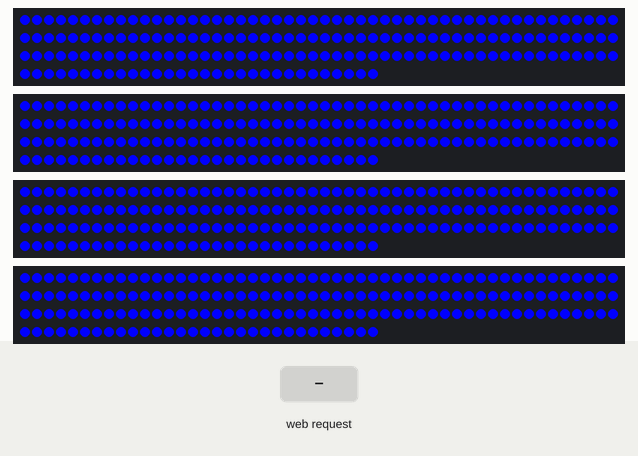
Recording of a sketch running on a simulated ESP32. On the bench: 4 × 180 RGB LEDs in strip order, left to right, continuing on the next row. The test bench sets the inputs (shaded band). WiFi joins after 1.5 s; servers stay silent unless stated; what the sketch prints to the serial monitor is not drawn.

Above: at 4.7 s.
6.9 s: HTTP request GET /T received
8.4 s: HTTP request GET /ON received
9.9 s: HTTP request GET /OFF received
Timing chart, 0 to 12.9 s (numbered marks = the images above; inputs shaded):
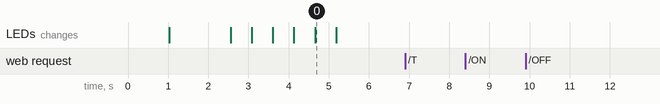

Measured:
- after the input at 6.9 s, every drawn part: stays the same
- after the input at 8.4 s, every drawn part: stays the same
- after the input at 9.9 s, every drawn part: stays the same
- what the display in image 0 shows lasts 0.5 s, from 4.7 s to 5.2 s

The sketch:

esp32_working_architecture.ino
```cpp
/*
 * ESP32 LED Floor Controller - WORKING ARCHITECTURE
 * TCP Server mode with WS2812B LED strips
 * Compatible with the working Python code
 */

#include <WiFi.h>
#include <ESPmDNS.h>
#include <Adafruit_NeoPixel.h>

// ==================== WiFi Configuration ====================
const char* ssid = "TP-LINK_5C4A";
const char* password = "86124560";          // Replace with your password

// ==================== TCP Server ====================
WiFiServer server(8080);
WiFiClient client;

// ==================== LED Configuration ====================
// GPIO pins for 4 LED strips (one per tile)
const int LED_PINS[4] = {12, 13, 14, 27};    // Adjust based on your wiring

// Number of LEDs per strip
const int LEDS_PER_STRIP = 180;              // Adjust if different

// LED strips
Adafruit_NeoPixel* strips[4];

// Current colors for each strip
struct StripState {
  uint8_t r;
  uint8_t g;
  uint8_t b;
  bool on;
};
StripState stripStates[4];

// ==================== Setup ====================
void setup() {
  Serial.begin(115200);
  delay(1000);

  Serial.println("\n================================");
  Serial.println("ESP32 LED Floor Controller");
  Serial.println("WS2812B + TCP Server Mode");
  Serial.println("================================\n");

  // Initialize LED strips
  for (int i = 0; i < 4; i++) {
    strips[i] = new Adafruit_NeoPixel(LEDS_PER_STRIP, LED_PINS[i], NEO_GRB + NEO_KHZ800);
    strips[i]->begin();
    strips[i]->show();  // Initialize all pixels to 'off'

    stripStates[i].r = 0;
    stripStates[i].g = 0;
    stripStates[i].b = 0;
    stripStates[i].on = false;
  }

  Serial.println("✅ LED strips initialized");
  Serial.print("   Pins: ");
  for (int i = 0; i < 4; i++) {
    Serial.print(LED_PINS[i]);
    if (i < 3) Serial.print(", ");
  }
  Serial.println();

  // Connect to WiFi
  WiFi.mode(WIFI_STA);
  WiFi.begin(ssid, password);

  Serial.print("Connecting to WiFi");
  while (WiFi.status() != WL_CONNECTED) {
    delay(500);
    Serial.print(".");
  }

  Serial.println("\n✅ WiFi connected!");
  Serial.print("   IP address: ");
  Serial.println(WiFi.localIP());

  // Get MAC address without colons
  String mac = WiFi.macAddress();
  mac.replace(":", "");
  Serial.print("   MAC Address: ");
  Serial.println(mac);

  // Blink all strips blue 3 times to confirm WiFi connection
  Serial.println("💙 Blinking blue to confirm WiFi...");
  for (int blink = 0; blink < 3; blink++) {
    setAllStrips(0, 0, 255);
    delay(500);
    setAllStrips(0, 0, 0);
    delay(500);
  }

  // Start mDNS
  String hostname = "esp-" + mac;
  if (MDNS.begin(hostname.c_str())) {
    Serial.print("✅ mDNS responder started: ");
    Serial.println(hostname + ".local");
  } else {
    Serial.println("❌ mDNS failed to start");
  }

  // Start TCP server
  server.begin();
  Serial.println("✅ TCP Server started on port 8080");
  Serial.println("\n🎯 Ready for connections!");
  Serial.println("   Hostname: " + hostname + ".local:8080\n");
}

// ==================== Main Loop ====================
void loop() {
  // Check for new client
  if (!client || !client.connected()) {
    client = server.available();
    if (client) {
      Serial.println("📡 Client connected");
      Serial.print("   From: ");
      Serial.println(client.remoteIP());
    }
  }

  // Handle client commands
  if (client && client.available()) {
    String cmd = client.readStringUntil('\n');
    cmd.trim();

    if (cmd.length() > 0) {
      Serial.print("📥 Received: ");
      Serial.println(cmd);
      processCommand(cmd);
    }
  }

  delay(10);
}

// ==================== Command Processing ====================
void processCommand(String cmd) {
  // Command formats:
  // T1_ON, T2_OFF, T3_ON, T4_OFF           - Simple ON/OFF
  // T1_COLOR_255_0_0                        - Set specific color
  // T1_TOGGLE                               - Toggle state

  if (!cmd.startsWith("T") || cmd.length() < 5) {
    Serial.println("⚠️  Invalid command format");
    return;
  }

  // Parse tile number (T1 -> index 0, T2 -> index 1, etc.)
  int tileNum = cmd.charAt(1) - '1';  // Convert '1'-'4' to 0-3

  if (tileNum < 0 || tileNum >= 4) {
    Serial.println("⚠️  Invalid tile number");
    return;
  }

  // Parse command type
  String action = cmd.substring(3);  // Skip "T1_"

  if (action == "ON") {
    // Turn on with default color (green) or last used color
    if (stripStates[tileNum].r == 0 && stripStates[tileNum].g == 0 && stripStates[tileNum].b == 0) {
      setStrip(tileNum, 0, 255, 0);  // Default green
    } else {
      setStrip(tileNum, stripStates[tileNum].r, stripStates[tileNum].g, stripStates[tileNum].b);
    }
    Serial.print("💡 Tile ");
    Serial.print(tileNum + 1);
    Serial.println(" ON");

  } else if (action == "OFF") {
    // Turn off
    setStrip(tileNum, 0, 0, 0);
    stripStates[tileNum].on = false;
    Serial.print("⚫ Tile ");
    Serial.print(tileNum + 1);
    Serial.println(" OFF");

  } else if (action == "TOGGLE") {
    // Toggle state
    if (stripStates[tileNum].on) {
      setStrip(tileNum, 0, 0, 0);
      stripStates[tileNum].on = false;
      Serial.print("⚫ Tile ");
      Serial.print(tileNum + 1);
      Serial.println(" toggled OFF");
    } else {
      if (stripStates[tileNum].r == 0 && stripStates[tileNum].g == 0 && stripStates[tileNum].b == 0) {
        setStrip(tileNum, 0, 255, 0);  // Default green
      } else {
        setStrip(tileNum, stripStates[tileNum].r, stripStates[tileNum].g, stripStates[tileNum].b);
      }
      Serial.print("💡 Tile ");
      Serial.print(tileNum + 1);
      Serial.println(" toggled ON");
    }

  } else if (action.startsWith("COLOR_")) {
    // Parse color: COLOR_R_G_B
    int firstUnderscore = action.indexOf('_');
    int secondUnderscore = action.indexOf('_', firstUnderscore + 1);
    int thirdUnderscore = action.indexOf('_', secondUnderscore + 1);

    if (firstUnderscore != -1 && secondUnderscore != -1 && thirdUnderscore != -1) {
      uint8_t r = action.substring(firstUnderscore + 1, secondUnderscore).toInt();
      uint8_t g = action.substring(secondUnderscore + 1, thirdUnderscore).toInt();
      uint8_t b = action.substring(thirdUnderscore + 1).toInt();

      setStrip(tileNum, r, g, b);

      Serial.print("🎨 Tile ");
      Serial.print(tileNum + 1);
      Serial.print(" set to RGB(");
      Serial.print(r);
      Serial.print(",");
      Serial.print(g);
      Serial.print(",");
      Serial.print(b);
      Serial.println(")");
    } else {
      Serial.println("⚠️  Invalid color format");
    }

  } else {
    Serial.println("⚠️  Unknown command: " + action);
  }
}

// ==================== LED Control Functions ====================
void setStrip(int stripNum, uint8_t r, uint8_t g, uint8_t b) {
  if (stripNum < 0 || stripNum >= 4) return;

  // Update state
  stripStates[stripNum].r = r;
  stripStates[stripNum].g = g;
  stripStates[stripNum].b = b;
  stripStates[stripNum].on = (r > 0 || g > 0 || b > 0);

  // Set all pixels in this strip
  uint32_t color = strips[stripNum]->Color(r, g, b);
  for (int i = 0; i < LEDS_PER_STRIP; i++) {
    strips[stripNum]->setPixelColor(i, color);
  }
  strips[stripNum]->show();
}

void setAllStrips(uint8_t r, uint8_t g, uint8_t b) {
  for (int i = 0; i < 4; i++) {
    setStrip(i, r, g, b);
  }
}
```
